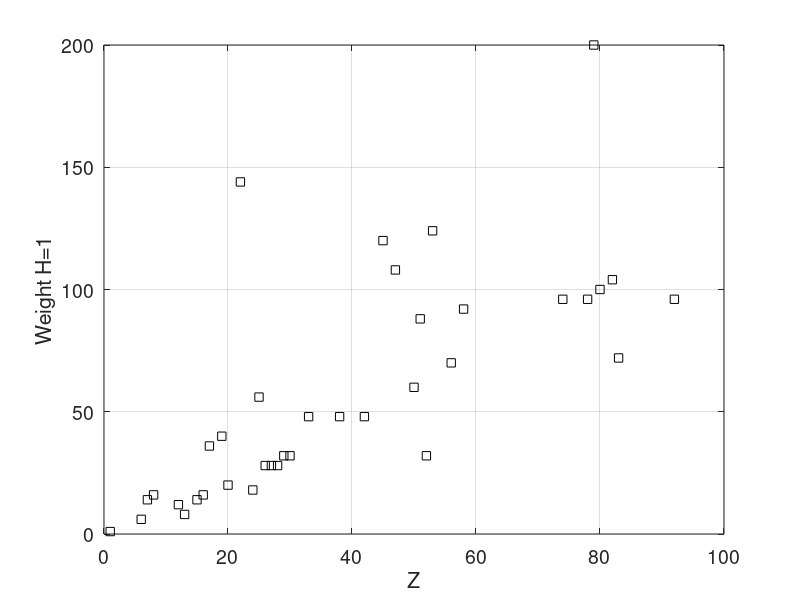

Write the MATLAB code that produced this figure.
% 2026-02-10
% Prout mass
% Prout, W. On the Relation between the Specific Gravities of Bodies
% in their Gaseous State and the Weights of their Atoms (англ.) //
% Annals of Philosophy[англ.] : journal. — Vol. 6 , 1815. — P. 321 — 330.
%
% Namearray = [,H,He,Li,Be,B,C,N,O,F,Ne,Na,Mg,Al,Si,P,S,Cl,Ar,K,Ca,Sc,Ti,V,Cr,Mn,
%Fe,Co,Ni,Cu,Zn,Ga,Ge,As,Se,Br,Kr,Rb,Sr,Y, Zr,Nb,Mo,Tc,Ru,Rh,Pd,Ag,Cd,In,Sn,Sb,
%Te,I,Xe,Cs,Ba,La,Ce,Pr,Nd,Pm,Sm,Eu,Gd,Tb,Dy,Ho,Er,Tm,Yb,Lu,Hf,Ta,W,Re,Os,Ir,Pt,
% Au,Hg,Tl,Pb,Bi,Po,At,Rn,Fr,Ra,Ac,Th,Pa,U,Np,Pu]

%
%ProutMass1815  = [,1,He,Li,Be,B,6,14,16,F,Ne,Na,Mg,Al,Si,14,16,36,Ar,40,20,Sc,Ti,V,Cr,Mn, ...
%28,Co,Ni,Cu,32,Ga,Ge,As,Se,Br,Kr,Rb,Sr,Y, Zr,Nb,Mo,Tc,Ru,Rh,Pd,Ag,Cd,In,Sn,Sb, ...
%Te,124,Xe,Cs,Ba,La,Ce,Pr,Nd,Pm,Sm,Eu,Gd,Tb,Dy,Ho,Er,Tm,Yb,Lu,Hf,Ta,W,Re,Os,Ir,Pt, ...
% Au,Hg,Tl,Pb,Bi,Po,At,Rn,Fr,Ra,Ac,Th,Pa,U,Np,Pu]

 ProutMass1815  =  [,1, NaN(1), NaN(1), NaN(1), NaN(1),6,14,16, NaN(1), NaN(1), NaN(1),12,8, NaN(1),14,16,36, NaN(1),40,20, NaN(1),144, NaN(1), ...
 18,56, 28,28,28,32,32, NaN(1), NaN(1),48, NaN(1), NaN(1), NaN(1), NaN(1),48, ...
 NaN(1),  NaN(1),  NaN(1),48,  NaN(1), NaN(1),120,  NaN(1),108,  NaN(1),  NaN(1), ...
 60,88, 32,124,  NaN(1), NaN(1), 70, NaN(1),92,NaN(1), NaN(1), NaN(1),NaN(1), ...
 NaN(1), NaN(1),NaN(1), NaN(1), NaN(1),NaN(1), NaN(1), NaN(1),NaN(1), NaN(1), NaN(1), 96, ...
 NaN(1), NaN(1), NaN(1),96, 200,100, NaN(1),104,72, NaN(1), NaN(1), NaN(1), ...
 NaN(1), NaN(1), NaN(1), NaN(1), NaN(1),96, NaN(1), NaN(1)]

figure
plot( ProutMass1815, 'sk' )
set(gca,  "fontsize", 14);
grid on
xlabel('Z')
ylabel('Weight H=1')
figure_name_out=strcat('ProutWeight1815','.png')
print('-dpng', '-r300', figure_name_out), pwd
